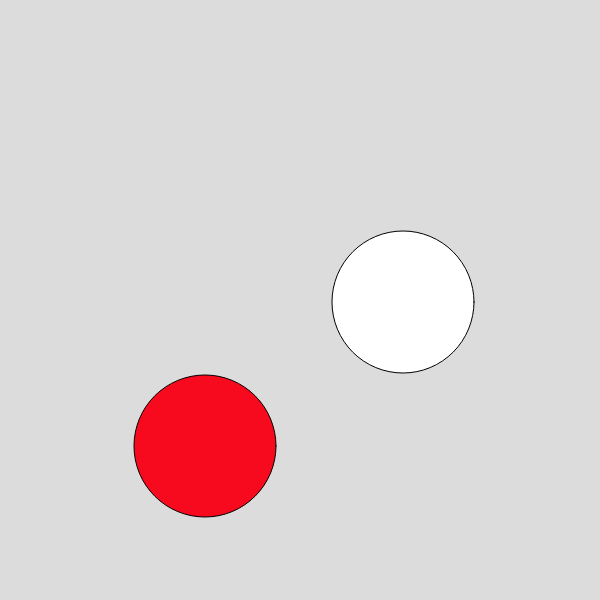
Frame 1 (no input)
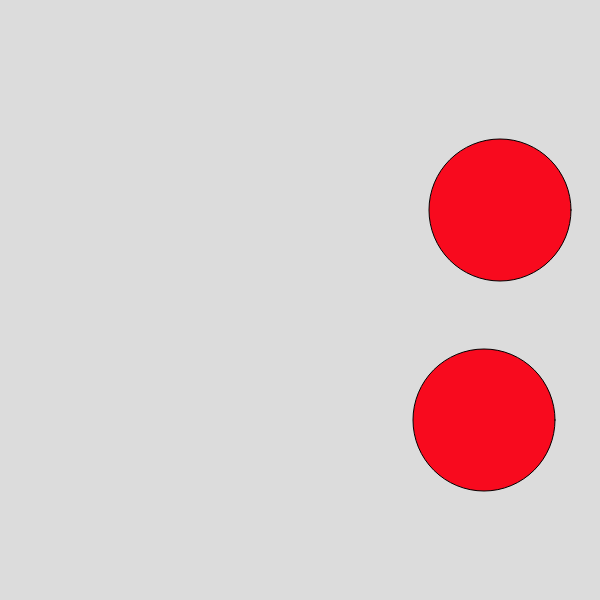
Frame 60 (no input)
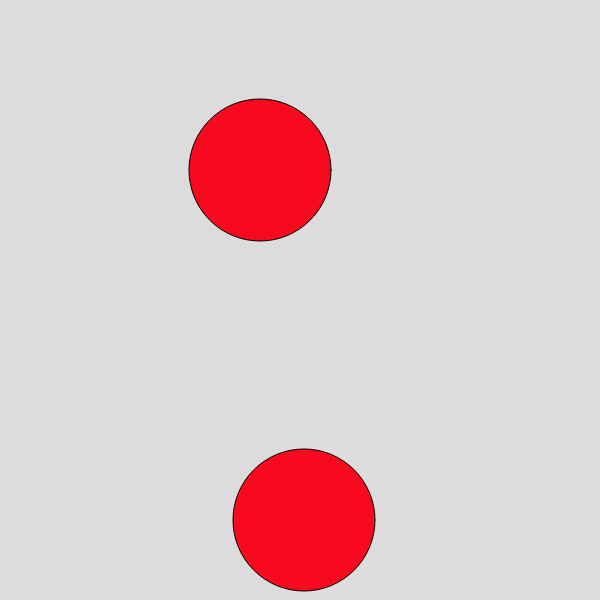
Frame 120 (the mouse pressed at the canvas centre since frame 60)

The p5.js sketch that drew these frames (run headless with seeded random() and noise() and a simulated clock; from frame 60 on, the mouse is pressed at the canvas centre):

// p5.js sketch
// ── sketch.js
function setup() {
    createCanvas(600, 600);
}
let d = Math.floor(Math.random() * 101) + 51;
// let x = Math.floor(Math.random() * ((601 - d) - 1) + d / 2);
// let y = Math.floor(Math.random() * ((601 - d) - 1) + d / 2);
let xKoordinater = [400, 200]
let yKoordinater = [300, 450]
let xSpeed = [3, 5]
let ySpeed = [2, -4]
let rød = Math.floor(Math.random() * 256);
let grøn = Math.floor(Math.random() * 256);
let blå = Math.floor(Math.random() * 256);
let antalBolde = xKoordinater.length;
// var bold = ["bold1", "bold2", "bold3", "bold4"];

function draw() {
    background(220);

    for (let i = 0; i < antalBolde; i++) {
        if (xKoordinater[i] > width - d / 2 || xKoordinater[i] < 0 + d / 2) {
            xSpeed[i] = -xSpeed[i];
        }
        if (yKoordinater[i] > height - d / 2 || yKoordinater[i] < 0 + d / 2) {
            ySpeed[i] = -ySpeed[i];
        }
        xKoordinater[i] = xKoordinater[i] + xSpeed[i];
        yKoordinater[i] = yKoordinater[i] + ySpeed[i];

    }
    for (let i = 0; i < antalBolde; i++) {
        circle(xKoordinater[i], yKoordinater[i], d);
        fill(rød, grøn, blå);

    }
}
